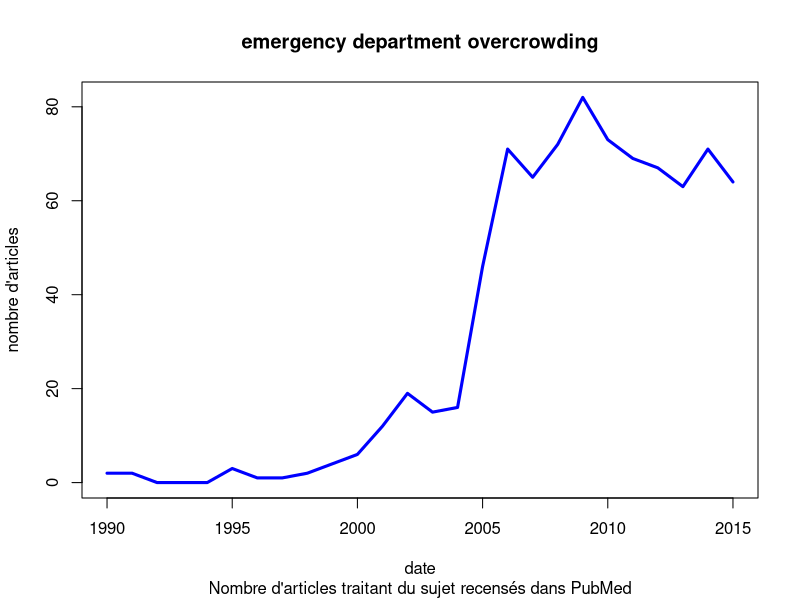

The R source for this figure:
## ---- chunk 1
date <- 1990:2015
nb.articles <- c(2,2,0,0,0,3,1,1,2,4,6,12,19,15,16,46,71,65,72,82,73,69,67,63,71,16*12/3)
overcrow <- data.frame(date, nb.articles)
plot(overcrow, type = "l", main = "emergency department overcrowding", sub = "Nombre d'articles traitant du sujet recensés dans PubMed", ylab = "nombre d'articles", lwd = 3, col="blue")
